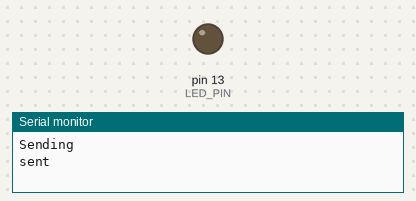
This sketch was run on a simulated Arduino Uno, built with avr-gcc and run on an emulated ATmega328P. Parts: output pins drawn as LEDs (lit = HIGH), the last lines printed to the serial monitor. Dashed ring = blinking.

Above: at 0.6 s.
At 2.81 s:
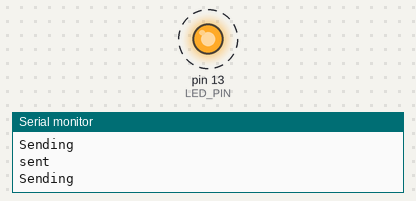
Timing chart, 0 to 3.1 s (numbered marks = the images above):
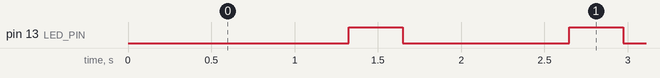

The sketch:

ir_send.ino
```cpp
#include <IRremote.h>
int LED_PIN = 13;
IRsend irsend;

void setup() {
  // put your setup code here, to run once:
  Serial.begin(9600);
  pinMode(LED_PIN, OUTPUT);
}

void loop() {
  Serial.println("Sending");
  for (int i = 0; i < 3; i++){
    irsend.sendSony(0xa90, 12);
    delay(40);
  }
  Serial.println("sent");
  digitalWrite(LED_PIN, LOW);
  delay(1000);
  digitalWrite(LED_PIN, HIGH);
}
```

Measured:
- by itself, pin 13 (LED_PIN): alternates HIGH for 0.32 s and LOW for 1.0 s
